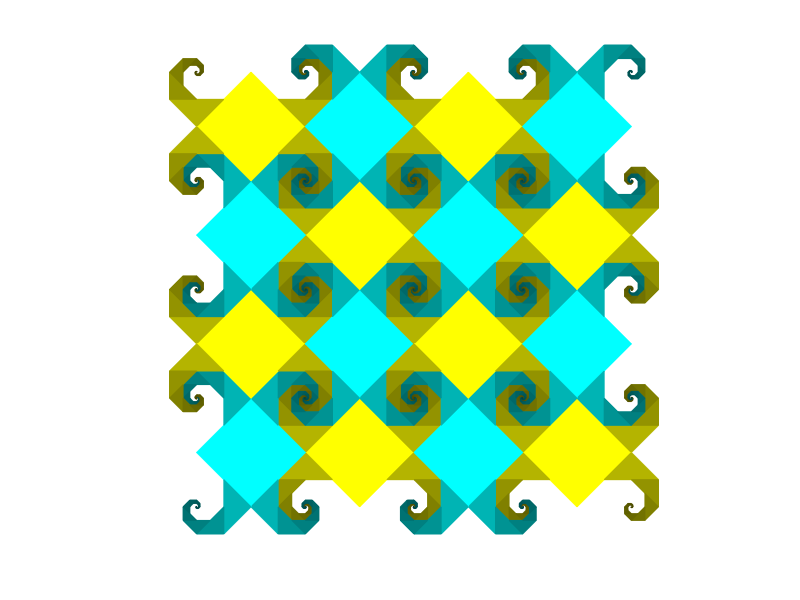

Recreate this plot in MATLAB.
function tileBaravelle6
%generalized baravelle spiral
N=4;
root2=sqrt(2);
phi=pi/N; 
t=linspace(0+phi,2*pi+phi,N+1);
len=1;
cmap=[0 1 1;1 1 0;0 1 1;1 1 0];
%cmap=[0.7 0.6 0.8;0.8 0.7 0.6;0.8 0.7 0.6;0.7 0.6 0.8];
%cmap = makeColorMap([1 1 1],[1 0.75 0.22],4);
%cmap=pink(4);
theta=0;
%patch([-10 10 10 -10],[-10 -10 10 10],[0.75 0.75 0.75]);
for row=1:2
    xoff=2*root2*row;
    
    for col=1:4
        yoff=1*root2*col;
         if mod(col,2)
           xoff=xoff+root2;
         else
           xoff=xoff-root2; 
         end
        for n=[2 4]
            len=1;
            theta=0;
            for k=1:15
                [x,y]=pol2cart([phi 2*phi 3*phi]+t(n)+theta,[len*cos(pi/N),len,len*cos(pi/N)]);
                if k==1
                   offx1=x(2);
                   offy1=y(2);
                end
             
                patch(x-offx1+xoff,y-offy1+yoff,'r','facecolor',cmap(n,:)/sqrt(k),...
                    'edgecolor',cmap(n,:)/sqrt(k),'linewidth',0.01);
                patch(-x+offx1+xoff,y-offy1+yoff,'r','facecolor',cmap(n,:)/sqrt(k),...
                    'edgecolor',cmap(n,:)/sqrt(k),'linewidth',0.01);
                theta=theta+phi;
                len=len*cos(pi/N);
            end
        end
        
         yoff2=1*root2*col;
          if mod(col,2)
            xoff2=xoff-root2;
          else
            xoff2=xoff+root2; 
          end
        for n=[1 3]
            len=1;
            theta=0;
            for k=1:15
                [x,y]=pol2cart([phi 2*phi 3*phi]+t(n)+theta,[len*cos(pi/N),len,len*cos(pi/N)]);
                if k==1
                   offx=x(2);
                   offy=y(2);
                end
             
                patch(x-offx+xoff2,y-offy+yoff2,'r','facecolor',cmap(n,:)/sqrt(k),...
                    'edgecolor',cmap(n,:)/sqrt(k),'linewidth',0.01);
                patch(x-offx+xoff2,-y+offy+yoff2,'r','facecolor',cmap(n,:)/sqrt(k),...
                    'edgecolor',cmap(n,:)/sqrt(k),'linewidth',0.01);
                theta=theta+phi;
                len=len*cos(pi/N);
            end
        end
    end
end
axis equal off
set(gcf,'color',[1 1 1]);
%export_fig('tile1.png','-png');
%axis([-1 1 -1 1]) 
%axis([-1.3 1.3 -1.3 1.3]) %for N=6;
